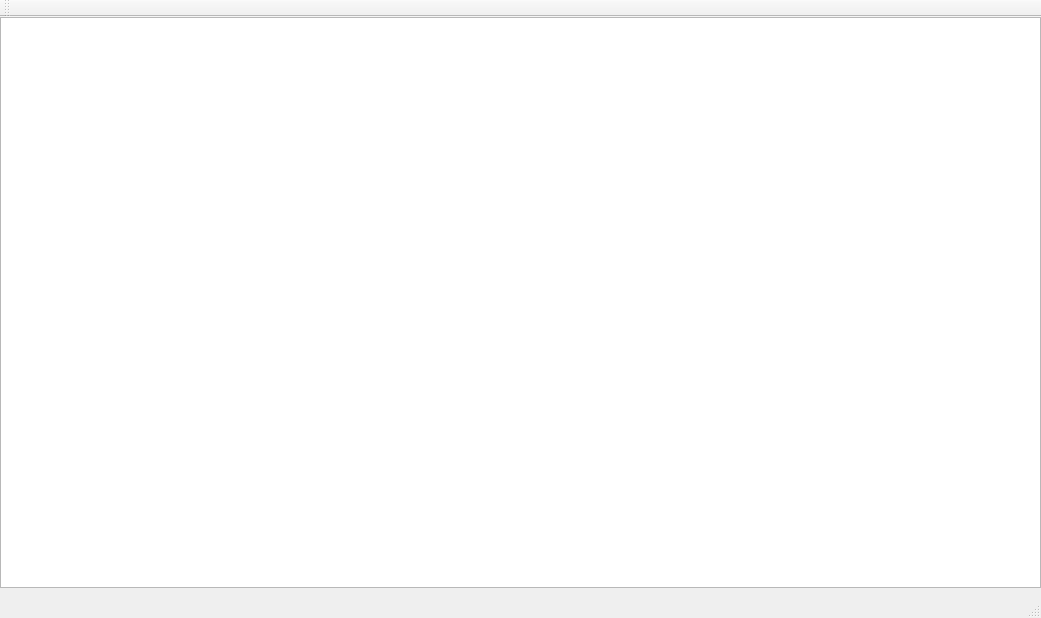
<?xml version="1.0" encoding="UTF-8"?>
<ui version="4.0">
 <class>MainWindow</class>
 <widget class="QMainWindow" name="MainWindow">
  <property name="geometry">
   <rect>
    <x>0</x>
    <y>0</y>
    <width>1041</width>
    <height>618</height>
   </rect>
  </property>
  <property name="windowTitle">
   <string>MainWindow</string>
  </property>
  <widget class="QWidget" name="centralWidget">
   <widget class="QGraphicsView" name="graphicsView">
    <property name="geometry">
     <rect>
      <x>0</x>
      <y>0</y>
      <width>1041</width>
      <height>571</height>
     </rect>
    </property>
   </widget>
  </widget>
  <widget class="QMenuBar" name="menuBar">
   <property name="geometry">
    <rect>
     <x>0</x>
     <y>0</y>
     <width>1041</width>
     <height>30</height>
    </rect>
   </property>
  </widget>
  <widget class="QToolBar" name="mainToolBar">
   <attribute name="toolBarArea">
    <enum>TopToolBarArea</enum>
   </attribute>
   <attribute name="toolBarBreak">
    <bool>false</bool>
   </attribute>
  </widget>
  <widget class="QStatusBar" name="statusBar"/>
 </widget>
 <layoutdefault spacing="6" margin="11"/>
 <resources/>
 <connections/>
</ui>
